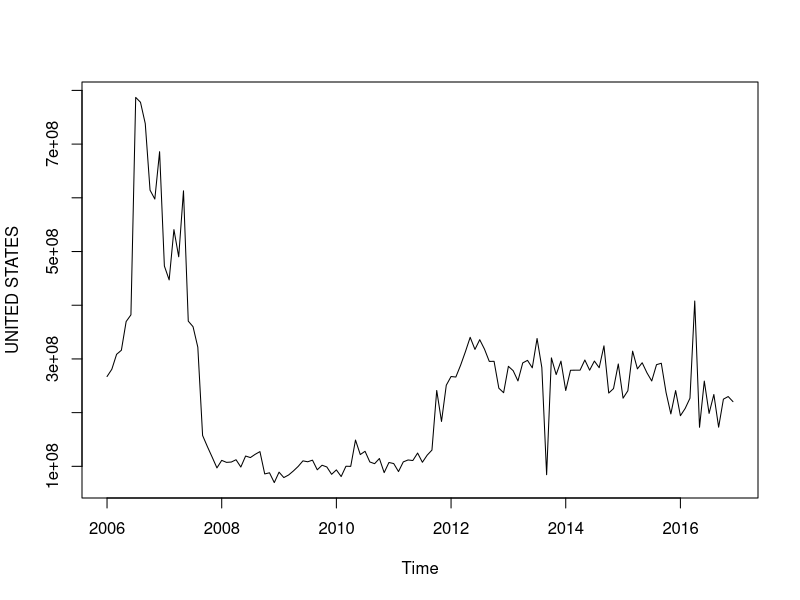
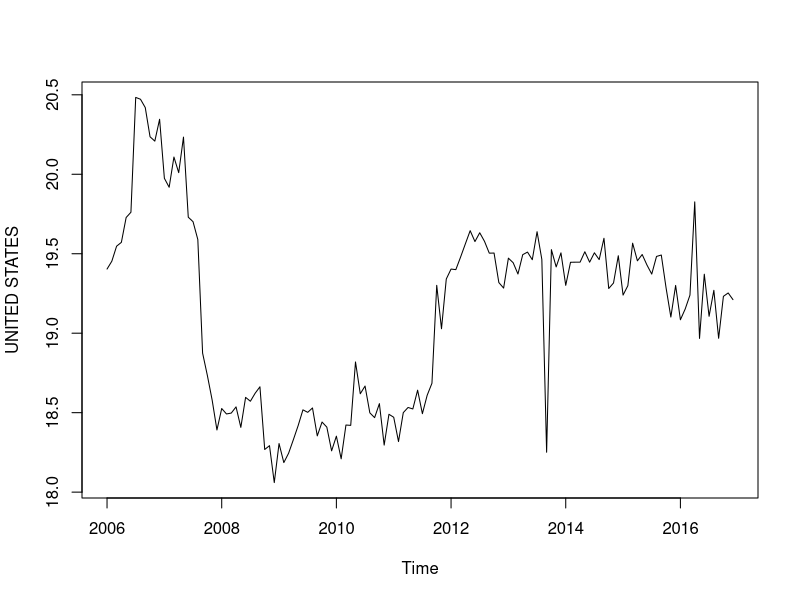
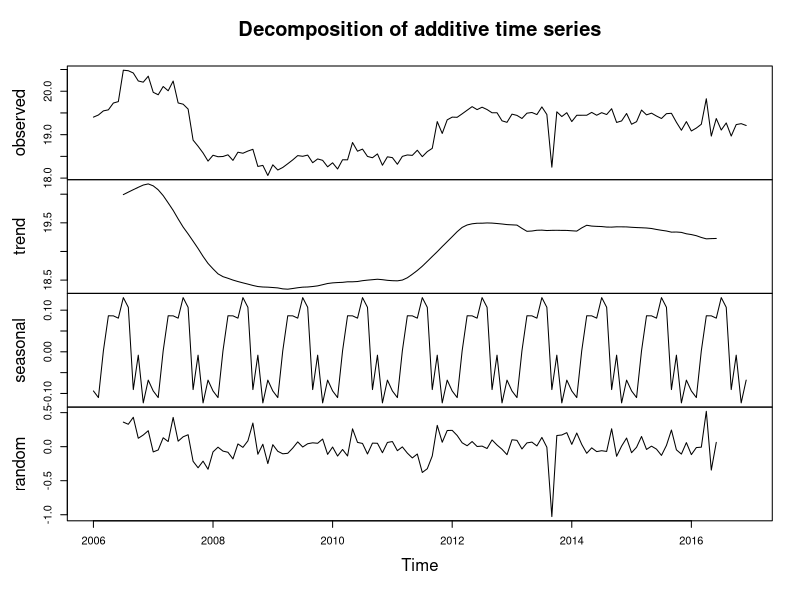
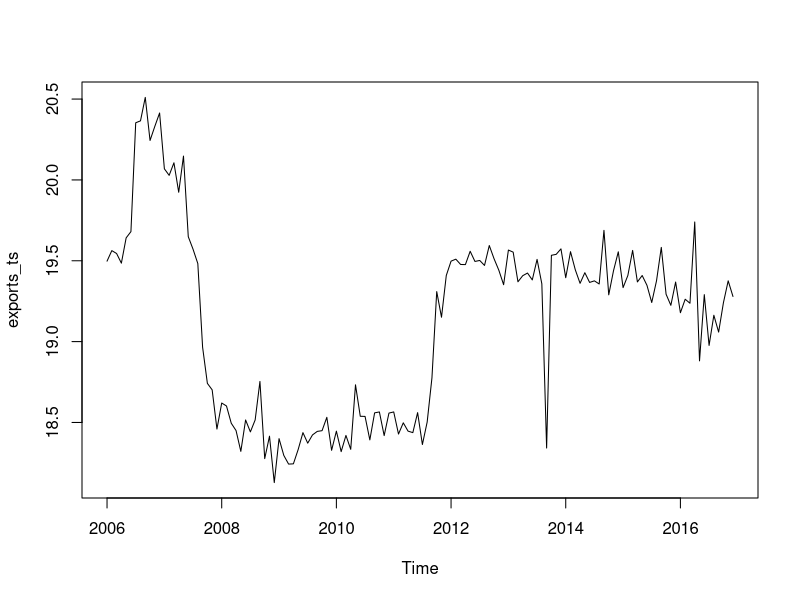
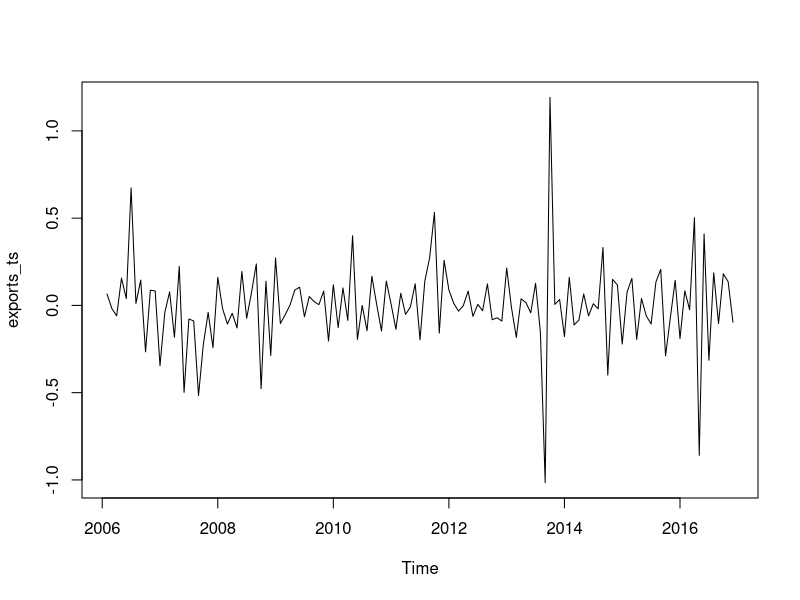
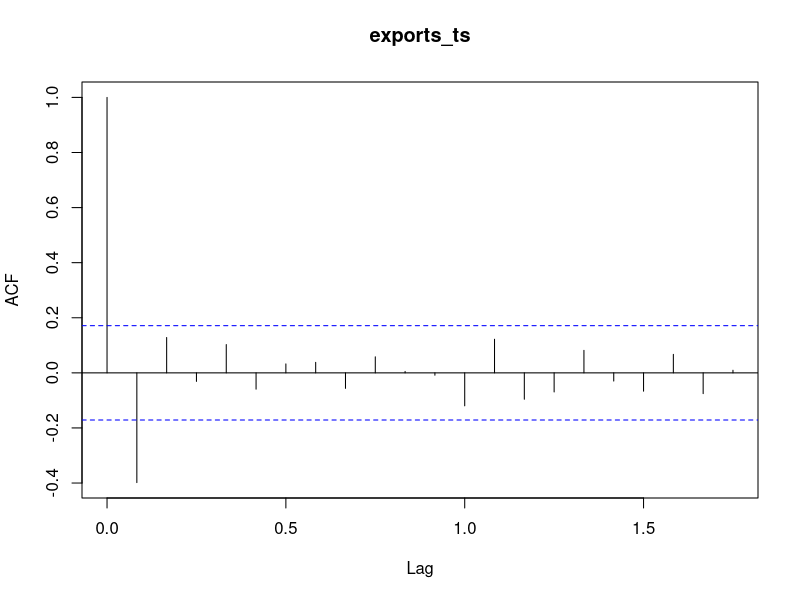
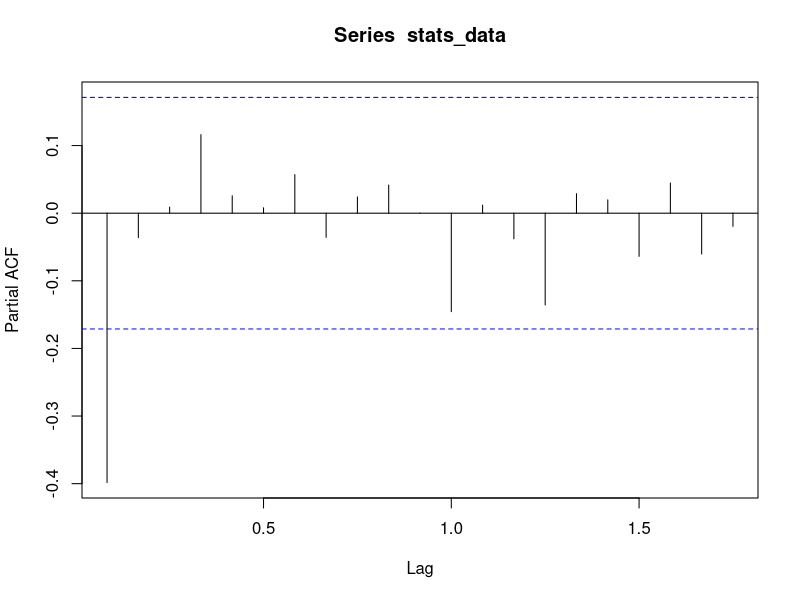
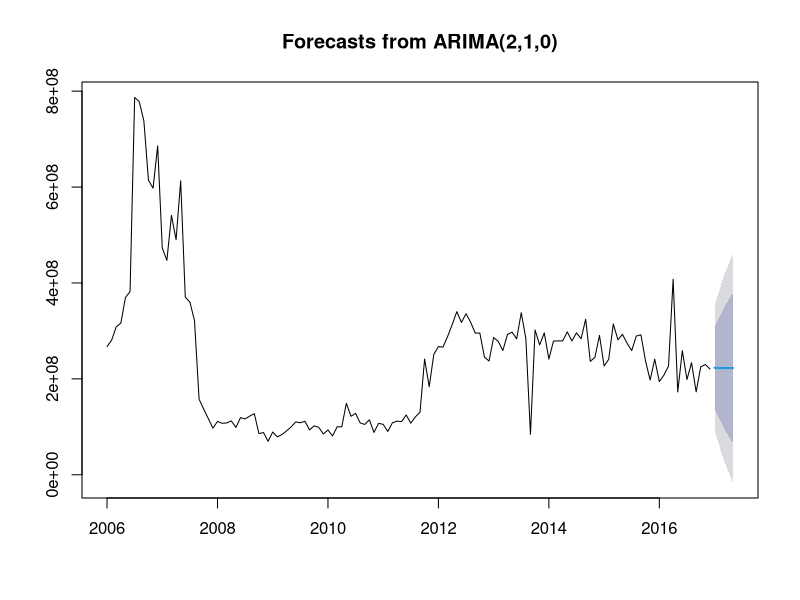

Write the R code that produced these figures, in order.
library(readr)
library(forecast)
stats3 <- read_csv("../data/stats3.csv")
# fecting 1st and 5th column, 5th column is for US, raw timeseries generation
statstimeseries = ts(stats3[, c(0, 5)], frequency = 12, start = c(2006, 1))
plot.ts(statstimeseries)
exports_ts <- log(statstimeseries)
plot.ts(exports_ts)
exports_decoposed <- decompose(exports_ts)
plot(exports_decoposed)

# removing seasonalily
export_without_sesonality <- exports_ts - exports_decoposed$seasonal
plot(export_without_sesonality)
stats_data <- diff(export_without_sesonality, differences = 1)
plot.ts(stats_data)

acf(stats_data)
pacf(stats_data)

auto.arima(statstimeseries)
fit <- arima(statstimeseries, order = c(2, 1, 0))
accuracy(fit)
forecasted = forecast(fit, 5)
par(mfrow = c(1, 1))
plot(forecasted)

